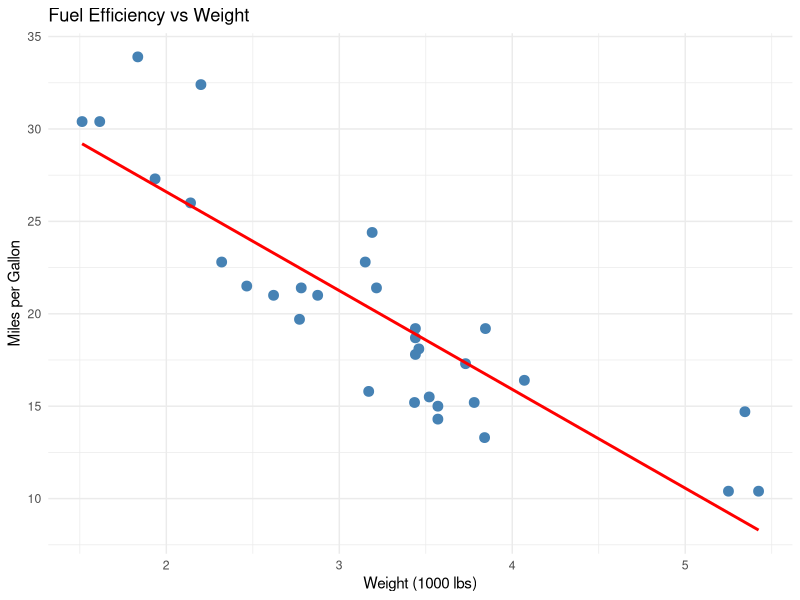

Source code (R):
## ---- chunk 1
#| code-summary: "Show plotting code"
library(ggplot2)

p <- ggplot(mtcars, aes(x = wt, y = mpg)) +
  geom_point(color = "steelblue", size = 3) +
  geom_smooth(method = "lm", color = "red", se = FALSE) +
  labs(title = "Fuel Efficiency vs Weight",
       x = "Weight (1000 lbs)",
       y = "Miles per Gallon") +
  theme_minimal()

p
